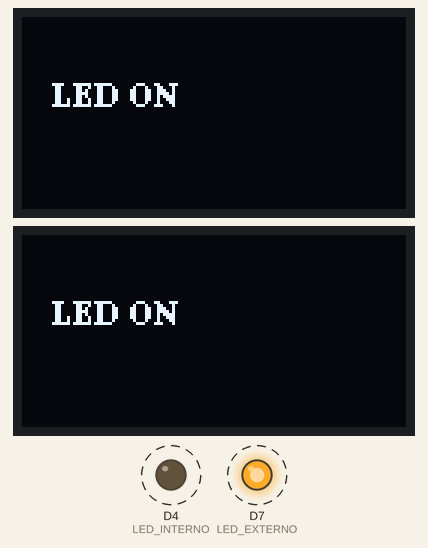
A sketch run on a simulated ESP8266 (NodeMCU). Shown: 2 × 128×64 one-colour display, output pins drawn as LEDs (lit = HIGH). Dashed ring = blinking.

Above: at 0.2 s.
At 1.2 s:
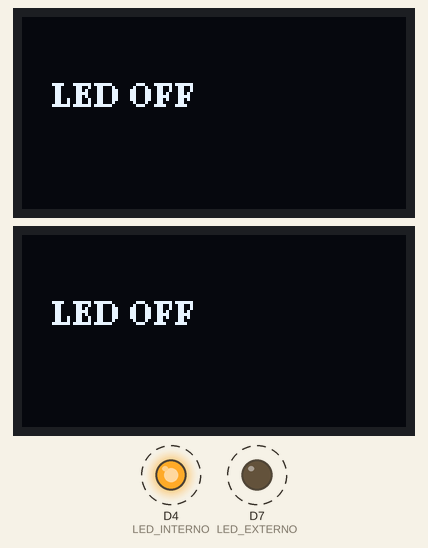
Timing chart, 0 to 40.0 s (numbered marks = the images above):
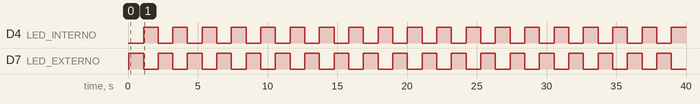

The sketch:

displayoledeesp_8266.ino
```cpp
/*******************************************************
 * Projeto: Controle de LEDs + Display OLED
 * Autor: Willys IoT
 * Plataforma: ESP8266 (NodeMCU)
 * Descrição:
 * - Pisca LED interno e externo
 * - Mostra status no display OLED
 * - Espelha informação em dois displays (interno e externo)
 *******************************************************/

#include <Arduino.h>     // Biblioteca principal do Arduino
#include <Wire.h>        // Biblioteca para comunicação I2C
#include <U8g2lib.h>     // Biblioteca para controle do display OLED

// ===== DISPLAY INTERNO (I2C por software) =====
// clock = GPIO12 (D6) | data = GPIO14 (D5)
U8G2_SSD1306_128X64_NONAME_F_SW_I2C
displayInterno(U8G2_R0, /* clock=*/ 12, /* data=*/ 14, U8X8_PIN_NONE);

// ===== DISPLAY EXTERNO (I2C por hardware) =====
// Usa os pinos padrão do ESP8266 (D1 e D2)
U8G2_SSD1306_128X64_NONAME_F_HW_I2C
displayExterno(U8G2_R0, U8X8_PIN_NONE);

// ===== DEFINIÇÃO DOS LEDs =====
#define LED_INTERNO LED_BUILTIN  // LED da placa (invertido)
#define LED_EXTERNO D7           // LED externo ligado ao pino D7

// ===== FUNÇÃO SETUP =====
void setup(void) {

  // Configura os pinos dos LEDs como saída
  pinMode(LED_INTERNO, OUTPUT);
  pinMode(LED_EXTERNO, OUTPUT);

  // Inicializa o barramento I2C (SDA = D2 | SCL = D1)
  Wire.begin(D2, D1);

  // Inicializa os displays
  displayInterno.begin();
  displayExterno.begin();
}

// ===== FUNÇÃO LOOP =====
void loop(void) {

  // ===== ESTADO: LED LIGADO =====

  digitalWrite(LED_INTERNO, LOW);   // Liga LED interno (invertido)
  digitalWrite(LED_EXTERNO, HIGH);  // Liga LED externo

  // Limpa o buffer dos displays
  displayInterno.clearBuffer();
  displayExterno.clearBuffer();

  // Define a fonte do texto
  displayInterno.setFont(u8g2_font_ncenB08_tr);
  displayExterno.setFont(u8g2_font_ncenB08_tr);

  // Escreve o texto nos displays
  displayInterno.drawStr(10, 30, "LED ON");
  displayExterno.drawStr(10, 30, "LED ON");

  // Envia o conteúdo para os displays
  displayInterno.sendBuffer();
  displayExterno.sendBuffer();

  delay(1000); // Espera 1 segundo

  // ===== ESTADO: LED DESLIGADO =====

  digitalWrite(LED_INTERNO, HIGH);  // Desliga LED interno
  digitalWrite(LED_EXTERNO, LOW);   // Desliga LED externo

  // Limpa novamente os displays
  displayInterno.clearBuffer();
  displayExterno.clearBuffer();

  // Escreve o novo estado
  displayInterno.drawStr(10, 30, "LED OFF");
  displayExterno.drawStr(10, 30, "LED OFF");

  // Atualiza os displays
  displayInterno.sendBuffer();
  displayExterno.sendBuffer();

  delay(1000); // Espera 1 segundo
}
```

Measured:
- by itself, D4 (LED_INTERNO), D7 (LED_EXTERNO): alternates HIGH for 1.1 s and LOW for 1.1 s
- by itself, everything shown: repeats every 2.1 s, in 4 steps
- what the display in image 0 shows lasts 1.0 s, from 0.1 s to 1.1 s
